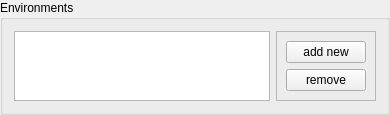
          <widget class="QGroupBox" name="groupBox_2">
           <property name="sizePolicy">
            <sizepolicy hsizetype="Ignored" vsizetype="Maximum">
             <horstretch>0</horstretch>
             <verstretch>0</verstretch>
            </sizepolicy>
           </property>
           <property name="title">
            <string>Environments</string>
           </property>
           <layout class="QHBoxLayout" name="horizontalLayout_3">
            <item>
             <widget class="QListWidget" name="EnvironmentList">
              <property name="sizePolicy">
               <sizepolicy hsizetype="MinimumExpanding" vsizetype="Fixed">
                <horstretch>0</horstretch>
                <verstretch>0</verstretch>
               </sizepolicy>
              </property>
              <property name="minimumSize">
               <size>
                <width>100</width>
                <height>50</height>
               </size>
              </property>
              <property name="maximumSize">
               <size>
                <width>500</width>
                <height>130</height>
               </size>
              </property>
             </widget>
            </item>
            <item>
             <widget class="QFrame" name="frame">
              <property name="sizePolicy">
               <sizepolicy hsizetype="Preferred" vsizetype="Maximum">
                <horstretch>0</horstretch>
                <verstretch>0</verstretch>
               </sizepolicy>
              </property>
              <property name="frameShape">
               <enum>QFrame::StyledPanel</enum>
              </property>
              <property name="frameShadow">
               <enum>QFrame::Raised</enum>
              </property>
              <layout class="QVBoxLayout" name="verticalLayout_2">
               <item>
                <widget class="QPushButton" name="AddEnvironment">
                 <property name="sizePolicy">
                  <sizepolicy hsizetype="Preferred" vsizetype="Fixed">
                   <horstretch>0</horstretch>
                   <verstretch>0</verstretch>
                  </sizepolicy>
                 </property>
                 <property name="text">
                  <string>add new</string>
                 </property>
                </widget>
               </item>
               <item>
                <widget class="QPushButton" name="RemoveEnvironment">
                 <property name="sizePolicy">
                  <sizepolicy hsizetype="Preferred" vsizetype="Fixed">
                   <horstretch>0</horstretch>
                   <verstretch>0</verstretch>
                  </sizepolicy>
                 </property>
                 <property name="text">
                  <string>remove</string>
                 </property>
                </widget>
               </item>
              </layout>
             </widget>
            </item>
           </layout>
          </widget>
